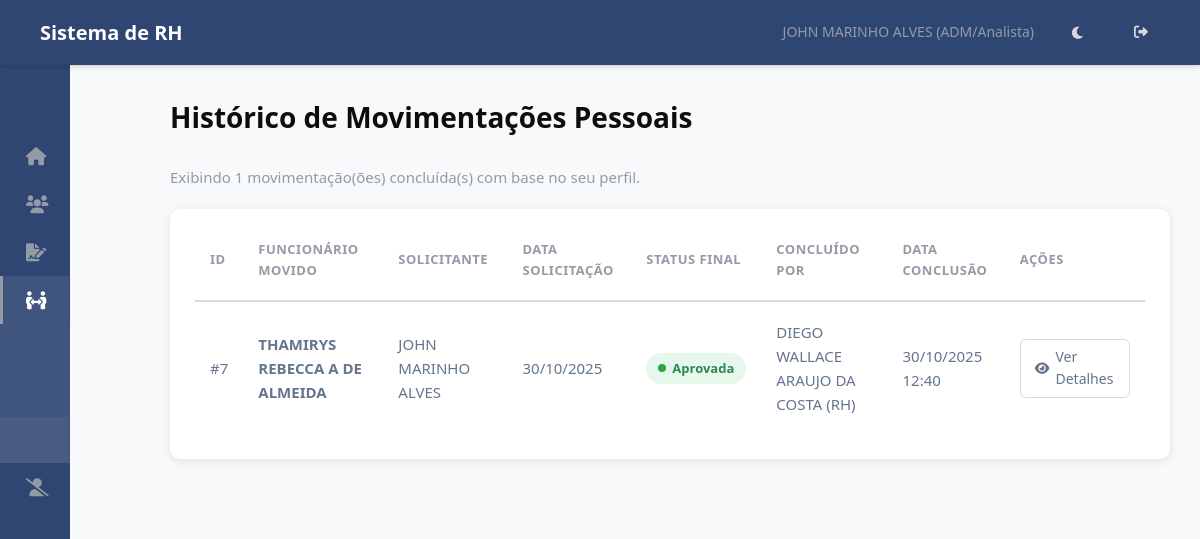
Screenshot of /mp/historico/ (signed in) with the database file from the repository.
### hierarquia/models.py (models this page shows, shortened)
class Funcionario(models.Model):
    usuario = models.OneToOneField(User, on_delete=models.SET_NULL, null=True, blank=True, related_name='funcionario')
    nome = models.CharField(max_length=255)
    data_nascimento = models.DateField(blank=True, null=True)
    cpf = models.CharField(max_length=14, unique=True, validators=[cpf_validator])
    data_admissao = models.DateField()
    cargo = models.ForeignKey(Cargo, on_delete=models.PROTECT, related_name='funcionarios')
    setor_primario = models.ForeignKey(
        Setor,
        on_delete=models.PROTECT, # Protege contra exclusão de setor com funcionários
        related_name='funcionarios_primarios', # Nome para acesso reverso
        verbose_name='Setor Principal',
        null=True, # TEMPORARIAMENTE True para facilitar migração inicial, depois pode ser False
        blank=True # TEMPORARIAMENTE True
    )
    setores_responsaveis = models.ManyToManyField(
        Setor,
        related_name='responsaveis', # Permite Setor.responsaveis.all()
        blank=True, # Muitos funcionários não serão responsáveis por nenhum setor
        verbose_name='Setores Responsáveis'
    )
    centro_servico = models.ForeignKey(CentroServico, on_delete=models.SET_NULL, null=True, blank=True, related_name='funcionarios')
    ativo = models.BooleanField(default=True)
    criado_em = models.DateTimeField(auto_now_add=True)
    atualizado_em = models.DateTimeField(auto_now=True)
    class Meta:
        ordering = ['nome']
        verbose_name = 'Funcionário'
        verbose_name_plural = 'Funcionários'

class Cargo(models.Model):
    NIVEL_CHOICES = [
        (1, 'Diretor'),
        (2, 'Gestor'),
        (3, 'Coordenador'),
        (4, 'Supervisor'),
        (5, 'ADM/Analista'), # E outros níveis operacionais
    ]
    nome = models.CharField(max_length=255, unique=True)
    nivel = models.IntegerField(choices=NIVEL_CHOICES)
    descricao = models.TextField(blank=True, null=True)
    criado_em = models.DateTimeField(auto_now_add=True)
    atualizado_em = models.DateTimeField(auto_now=True)
    class Meta:
        ordering = ['nivel', 'nome']
        verbose_name = 'Cargo'
        verbose_name_plural = 'Cargos'

class MovimentacaoPessoal(models.Model):
    STATUS_MP_CHOICES = [
        ('pendente_gestores', 'Pendente Gestores (Atual e Proposto)'), # Novo status inicial
        ('pendente_rh', 'Pendente RH'),
        ('aprovada', 'Aprovada'),
        ('rejeitada', 'Rejeitada'),
    ]
    solicitante = models.ForeignKey(Funcionario, on_delete=models.PROTECT, related_name='mps_solicitadas', verbose_name="Solicitante (ADM)")
    funcionario_movido = models.ForeignKey(Funcionario, on_delete=models.PROTECT, related_name='movimentacoes', verbose_name="Funcionário a ser Movido")
    criado_em = models.DateTimeField(auto_now_add=True, verbose_name="Data da Solicitação")
    atualizado_em = models.DateTimeField(auto_now=True)
    cargo_atual = models.ForeignKey(Cargo, on_delete=models.PROTECT, related_name='+', verbose_name="Cargo Atual", null=True, blank=True)
    setor_atual = models.ForeignKey(Setor, on_delete=models.PROTECT, related_name='+', verbose_name="Setor Atual", null=True, blank=True)
    salario_atual = models.DecimalField(max_digits=10, decimal_places=2, null=True, blank=True, verbose_name="Salário Atual")
    cargo_proposto = models.ForeignKey(Cargo, on_delete=models.PROTECT, related_name='+', verbose_name="Cargo Proposto")
    setor_proposto = models.ForeignKey(Setor, on_delete=models.PROTECT, related_name='+', verbose_name="Setor Proposto")
    salario_proposto = models.DecimalField(max_digits=10, decimal_places=2, null=True, blank=True, verbose_name="Salário Proposto")
    data_efetiva = models.DateField(verbose_name="Data Efetiva da Movimentação")
    justificativa = models.TextField(verbose_name="Justificativa da Movimentação")
    status = models.CharField(max_length=30, choices=STATUS_MP_CHOICES, default='pendente_gestores', verbose_name="Status da Movimentação")
    aprovador_gestor_proposto = models.ForeignKey(Funcionario, on_delete=models.SET_NULL, null=True, blank=True, related_name='mps_para_aprovar_proposto')
    aprovador_gestor_atual = models.ForeignKey(Funcionario, on_delete=models.SET_NULL, null=True, blank=True, related_name='mps_para_aprovar_atual')
    aprovador_rh = models.ForeignKey(Funcionario, on_delete=models.SET_NULL, null=True, blank=True, related_name='mps_para_aprovar_rh')
    gestor_proposto_aprovou = models.BooleanField(default=False, verbose_name="Gestor Proposto Aprovou?")
    data_aprovacao_gestor_proposto = models.DateTimeField(null=True, blank=True)
    gestor_atual_aprovou = models.BooleanField(default=False, verbose_name="Gestor Atual Aprovou?")
    data_aprovacao_gestor_atual = models.DateTimeField(null=True, blank=True)
    aprovado_por_rh = models.ForeignKey(Funcionario, on_delete=models.SET_NULL, null=True, blank=True, related_name='mps_aprovadas_rh')
    data_aprovacao_rh = models.DateTimeField(null=True, blank=True)
    rejeitado_por = models.ForeignKey(Funcionario, on_delete=models.SET_NULL, null=True, blank=True, related_name='mps_rejeitadas')
    data_rejeicao = models.DateTimeField(null=True, blank=True)
    observacao_rejeicao = models.TextField(blank=True, null=True, help_text="Motivo da rejeição.")
    class Meta:
        verbose_name = "Movimentação Pessoal"
        verbose_name_plural = "Movimentações Pessoais"
        ordering = ['-criado_em']

### hierarquia/views.py (the view, shortened to what this page needs)
# urls.py: path('mp/historico/', views.HistoricoMPListView.as_view(), name='historico_mps'),
class HistoricoMPListView(BasePermissionMixin, ListView):
    model = MovimentacaoPessoal
    template_name = 'rh/historico_mps_list.html' # <- Vamos criar
    context_object_name = 'movimentacoes'
    paginate_by = 20
    def get_queryset(self):
        user_func = self.funcionario_logado
        if not user_func or not user_func.cargo:
            if self.request.user.is_superuser:
                 return MovimentacaoPessoal.objects.filter(status__in=['aprovada', 'rejeitada']).order_by('-criado_em')
            return MovimentacaoPessoal.objects.none()
        user_nivel = user_func.cargo.nivel
        finished_qs = MovimentacaoPessoal.objects.filter(
            status__in=['aprovada', 'rejeitada']
        )
        is_rh_dp = False
        if user_func.setor_primario:
            rh_dp_setores = ['RECURSOS HUMANOS', 'DEPARTAMENTO DE PESSOAL']
            if user_func.setor_primario.nome.upper() in [s.upper() for s in rh_dp_setores]:
                 is_rh_dp = True
        if is_rh_dp or user_nivel == 1 or self.request.user.is_superuser:
            return finished_qs.order_by('-criado_em')
        if user_nivel == 4 or user_nivel == 5:
            return finished_qs.filter(
                solicitante=user_func
            ).order_by('-criado_em')
        return MovimentacaoPessoal.objects.none()
    def get_context_data(self, **kwargs):
        context = super().get_context_data(**kwargs)
        context['titulo_pagina'] = "Histórico de Movimentações Pessoais"
        return context

### templates/rh/historico_mps_list.html (shortened to what this page needs)
{% extends 'base.html' %}
{% load static %}
{% block extra_css %}
    <link rel="stylesheet" href="{% static 'css/rh/historico_mps_list.css' %}">
{% endblock extra_css %}
{% block content %}
<div class="list-container">
    <div class="page-header">
        <h1>{{ titulo_pagina|default:"Histórico de Movimentações" }}</h1>
    </div>
    {% if movimentacoes %}
        <p class="text-muted">Exibindo {{ movimentacoes|length }} movimentação(ões) concluída(s) com base no seu perfil.</p>
        <div class="table-responsive">
            <table class="data-table">
                <thead>
                    <tr>
                        <th>ID</th>
                        <th>Funcionário Movido</th>
                        <th>Solicitante</th>
                        <th>Data Solicitação</th>
                        <th>Status Final</th>
                        <th>Concluído Por</th>
                        <th>Data Conclusão</th>
                        <th>Ações</th>
                    </tr>
                </thead>
                <tbody>
                    {% for mp in movimentacoes %}
                    <tr>
                        <td>#{{ mp.id }}</td>
                        <td><strong>{{ mp.funcionario_movido.nome }}</strong></td>
                        <td>{{ mp.solicitante.nome }}</td>
                        <td>{{ mp.criado_em|date:"d/m/Y" }}</td>
                        <td>
                            <span class="status-badge status-{{ mp.status }}">{{ mp.get_status_display }}</span>
                        </td>
                        <td>
                            {% if mp.status == 'aprovada' %}
                                {{ mp.aprovado_por_rh.nome|default:"-" }} (RH)
                            {% elif mp.status == 'rejeitada' %}
                                {{ mp.rejeitado_por.nome|default:"-" }}
                            {% else %}
                                -
                            {% endif %}
                        </td>
                        <td>
                            {% if mp.status == 'aprovada' %}
                                {{ mp.data_aprovacao_rh|date:"d/m/Y H:i" }}
                            {% elif mp.status == 'rejeitada' %}
                                {{ mp.data_rejeicao|date:"d/m/Y H:i" }}
                            {% else %}
                                -
                            {% endif %}
                        </td>
                        <td>
                            <a href="{% url 'detalhar_mp' mp.pk %}" class="btn-action-view">
                                <i class="fas fa-eye"></i> Ver Detalhes
                            </a>
                        </td>
                    </tr>
                    {% endfor %}
                </tbody>
            </table>
        </div>
    {% else %}
        <div class="no-results">
            <i class="fas fa-box-open"></i>
            <h4>Nenhum registro encontrado</h4>
            <p>Não há movimentações concluídas que correspondam ao seu perfil de visualização.</p>
        </div>
    {% endif %}
</div>
{% endblock content %}

### templates/base.html (shortened to what this page needs)
{% load static %}
{% load rh_tags %}
<!DOCTYPE html>
<html lang="pt-BR">
<head>
    <link rel="stylesheet" href="{% static 'css/base.css' %}">
    <link rel="stylesheet" href="https://cdnjs.cloudflare.com/ajax/libs/font-awesome/6.0.0/css/all.min.css">
    {% block extra_css %}{% endblock extra_css %}
</head>
<body {% if request.COOKIES.theme == 'dark' %}class="dark-theme"{% endif %}>
    <nav class="navbar">
        <h1>Sistema de RH</h1>
        <div class="navbar-user">
            {% if user.is_authenticated %}
                {% with funcionario_logado=request.user.funcionario %}
                    <span>
                        {{ funcionario_logado.nome|default:user.username }}
                        {% if funcionario_logado.cargo %} ({{ funcionario_logado.cargo.get_nivel_display }}) {% endif %}
                    </span>
                {% endwith %}
            {% else %}
                <span>Visitante</span>
            {% endif %}
            <button id="theme-toggle" class="theme-toggle-btn" aria-label="Alternar tema">
            </button>
            {% if user.is_authenticated %}
                <a href="{% url 'logout' %}" title="Sair"><i class="fas fa-sign-out-alt"></i></a>
            {% else %}
                <a href="{% url 'login' %}" title="Entrar"><i class="fas fa-sign-in-alt"></i></a>
            {% endif %}
        </div>
    </nav>
    <div class="page-container">
        <aside class="sidebar" id="sidebar">
            <div class="sidebar-header">
            </div>
            <nav class="menu-items">
                {% with funcionario_logado=request.user.funcionario %}
                    {% is_rh_or_dp funcionario_logado as eh_rh %}
                    <a href="{% url 'dashboard' %}" class="menu-item {% if request.resolver_match.url_name == 'dashboard' %}active{% endif %}">
                        <i class="fas fa-home fa-fw"></i> <span class="menu-text">Dashboard</span>
                    </a>
                    <a href="{% url 'listar_setores_funcionarios' %}" class="menu-item {% if 'funcionarios' in request.resolver_match.view_name or 'detalhar_funcionario' in request.resolver_match.url_name %}active{% endif %}">
                        <i class="fas fa-users fa-fw"></i> <span class="menu-text">Funcionários</span>
                    </a>
                    {% if user.is_authenticated %}
                        {% if funcionario_logado %}
                            {% with rp_urls='criar_rp,minhas_rps,listar_rps_para_aprovar,historico_rps,detalhar_rp,editar_rp_rh,aprovar_rp,rejeitar_rp' %}
                            <div class="sidebar-module {% if request.resolver_match.url_name in rp_urls %}open{% endif %}">
                                <a href="#" class="menu-item module-trigger">
                                    <i class="fas fa-file-signature fa-fw"></i>
                                    </a>
                            </div>
                            {% endwith %}
                            {% with mp_urls='criar_mp,minhas_mps,listar_mps_para_aprovar,historico_mps,detalhar_mp,aprovar_mp,rejeitar_mp' %}
                            <div class="sidebar-module {% if request.resolver_match.url_name in mp_urls %}open{% endif %}">
                                <a href="#" class="menu-item module-trigger">
                                    <i class="fas fa-people-arrows fa-fw"></i>
                                    </a>
                                <div class="module-content">
                                    {% if user.is_superuser or funcionario_logado.cargo and funcionario_logado.cargo.nivel <= 5 %}
                                        <a href="{% url 'criar_mp' %}" class="menu-item sub-item {% if request.resolver_match.url_name == 'criar_mp' %}active{% endif %}">
                                        </a>
                                    {% endif %}
                                    <a href="{% url 'minhas_mps' %}" class="menu-item sub-item {% if request.resolver_match.url_name == 'minhas_mps' %}active{% endif %}">
                                    </a>
                                    <a href="{% url 'historico_mps' %}" class="menu-item sub-item {% if request.resolver_match.url_name == 'historico_mps' %}active{% endif %}">
                                    </a>
                                </div>
                            </div>
                            {% endwith %}
                            {% with rd_urls='criar_rd,minhas_rds,listar_rds_para_aprovar,detalhar_rd,aprovar_rd,rejeitar_rd,historico_rds' %}
                            <div class="sidebar-module {% if request.resolver_match.url_name in rd_urls %}open{% endif %}">
                                <a href="#" class="menu-item module-trigger">
                                    <i class="fas fa-user-slash fa-fw"></i>
                                    </a>
                            </div>
                            {% endwith %}
                        {% endif %}
                    {% endif %}
                {% endwith %}
            </nav>
        </aside>
        <main class="main-content" id="main-content">
            {% block content %}{% endblock content %}
        </main>
    </div>
</body>
</html>

### rows the page displays
Funcionario: nome "JOHN MARINHO ALVES", cargo.nivel "ADM/Analista"
MovimentacaoPessoal: id "7", funcionario_movido.nome "THAMIRYS REBECCA A DE ALMEIDA", solicitante.nome "JOHN MARINHO ALVES", criado_em "30/10/2025", status "Aprovada", aprovado_por_rh.nome "DIEGO WALLACE ARAUJO DA COSTA", data_aprovacao_rh "30/10/2025 12:40"

### other values shown
{{ titulo_pagina|default:"Histórico de Movimentações" }} "Histórico de Movimentações Pessoais"
{{ movimentacoes|length }} "1"
